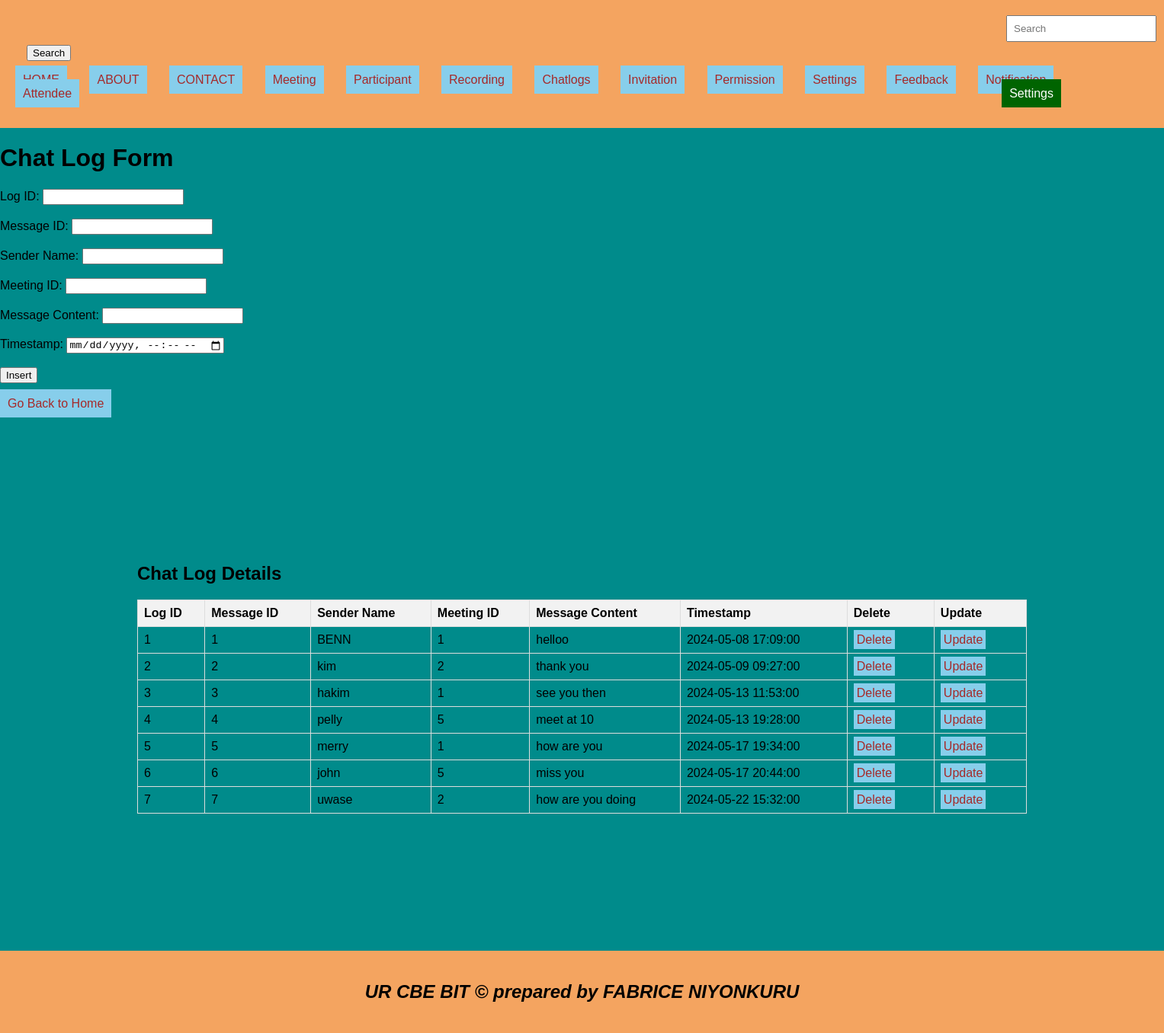
Screenshot of /chatlogs.php with the database file from the repository.
### tables this page shows
CREATE TABLE `chatlogs` (
  `log_id` int(11) NOT NULL,
  `message_id` int(11) DEFAULT NULL,
  `sender_name` varchar(255) DEFAULT NULL,
  `meeting_id` int(11) DEFAULT NULL,
  `message_content` text DEFAULT NULL,
  `timestamp` datetime DEFAULT NULL
);

### chatlogs.php (the view, shortened to what this page needs)
<!DOCTYPE html>
<html lang="en">
<head>
  <link rel="stylesheet" type="text/css" href="style.css" title="style 1" media="screen, tv, projection, handheld, print"/>
</head>
<body bgcolor="darkcyan">
  <header>
    <form class="d-flex" role="search" action="search.php">
      <input class="form-control me-2" type="search" placeholder="Search" aria-label="Search" name="query">
      <button class="btn btn-outline-success" type="submit">Search</button>
    </form>
    <ul style="list-style-type: none; padding: 0;">
      <li style="display: inline; margin-right: 10px;"><a href="./home.html">HOME</a></li>
      <li style="display: inline; margin-right: 10px;"><a href="./about.html">ABOUT</a></li>
      <li style="display: inline; margin-right: 10px;"><a href="./contact.html">CONTACT</a></li>
      <li style="display: inline; margin-right: 10px;"><a href="./meetings.php">Meeting</a></li>
      <li style="display: inline; margin-right: 10px;"><a href="./participants.php">Participant</a></li>
      <li style="display: inline; margin-right: 10px;"><a href="./recording.php">Recording</a></li>
      <li style="display: inline; margin-right: 10px;"><a href="./chatlogs.php">Chatlogs</a></li>
      <li style="display: inline; margin-right: 10px;"><a href="./invitations.php">Invitation</a></li>
      <li style="display: inline; margin-right: 10px;"><a href="./permissions.php">Permission</a></li>
      <li style="display: inline; margin-right: 10px;"><a href="./settings.php">Settings</a></li>
      <li style="display: inline; margin-right: 10px;"><a href="./feedback.php">Feedback</a></li>
      <li style="display: inline; margin-right: 10px;"><a href="./notification.php">Notification</a></li>
      <li style="display: inline; margin-right: 10px;"><a href="./attendees.php">Attendee</a></li>
      <li class="dropdown">
        <a href="#" style="color: white; background-color: darkgreen; text-decoration: none; margin-right: 15px;">Settings</a>
      </li>
    </ul>
  </header>
  <h1>Chat Log Form</h1>
  <form method="post" onsubmit="return confirmInsert();">
    <label for="log_id">Log ID:</label>
    <input type="number" id="log_id" name="log_id" required><br><br>
    <label for="message_id">Message ID:</label>
    <input type="number" id="message_id" name="message_id" required><br><br>
    <label for="sender_name">Sender Name:</label>
    <input type="text" id="sender_name" name="sender_name" required><br><br>
    <label for="meeting_id">Meeting ID:</label>
    <input type="number" id="meeting_id" name="meeting_id" required><br><br>
    <label for="message_content">Message Content:</label>
    <input type="text" id="message_content" name="message_content" required><br><br>
    <label for="timestamp">Timestamp:</label>
    <input type="datetime-local" id="timestamp" name="timestamp" required><br><br>
    <input type="submit" name="add" value="Insert"><br><br>
    <a href="./home.html">Go Back to Home</a>
  </form>
  <?php
  include('database_connection.php');
  ?>
  <section>
    <h2>Chat Log Details</h2>
    <table>
      <tr>
        <th>Log ID</th>
        <th>Message ID</th>
        <th>Sender Name</th>
        <th>Meeting ID</th>
        <th>Message Content</th>
        <th>Timestamp</th>
        <th>Delete</th>
        <th>Update</th>
      </tr>
      <?php
      $sql = "SELECT * FROM chatlogs";
      $result = $connection->query($sql);
      if ($result->num_rows > 0) {
        while ($row = $result->fetch_assoc()) {
          echo "<tr>
                  <td>{$row['log_id']}</td>
                  <td>{$row['message_id']}</td>
                  <td>{$row['sender_name']}</td>
                  <td>{$row['meeting_id']}</td>
                  <td>{$row['message_content']}</td>
                  <td>{$row['timestamp']}</td>
                  <td><a style='padding:4px' href='delete chatlogs.php?log_id={$row['log_id']}'>Delete</a></td>
                  <td><a style='padding:4px' href='update chatlogs.php?log_id={$row['log_id']}'>Update</a></td>
                </tr>";
        }
      } else {
        echo "<tr><td colspan='8'>No records found.</td></tr>";
      }
      ?>
    </table>
  </section>
  <footer>
    <center>
      <b><h2><i> UR CBE BIT &copy; prepared by FABRICE NIYONKURU </i></h2></b>
    </center>
  </footer>
</body>
</html>

### style.css (style rules this page uses)
body { font-family: Arial, sans-serif; margin: 0; padding: 0; }
header { background-color: #F4A460; padding: 20px; }
footer { background-color: #F4A460; padding: 20px; }

### chatlogs.php (style rules this page uses)
a { padding: 10px; color: white; background-color: skyblue; text-decoration: none; margin-right: 15px; }
a:link { color: brown; }
button.btn { margin-left: 15px; margin-top: 4px; }
input.form-control { margin-left: 1300px; padding: 8px; }
section { padding:180px; }
header { background-color: #F4A460; padding: 20px; }
footer { background-color: #F4A460; padding: 20px; }
.dropdown { float: right; margin-right: 100px; position: relative; }
table { width: 100%; border-collapse: collapse; }
th, td { border: 1px solid #ddd; padding: 8px; text-align: left; }
th { background-color: #f2f2f2; }

### rows the page displays
chatlogs: log_id "1", message "1", sender_name "BENN", meeting "1", message_content "helloo", timestamp "2024-05-08 17:09:00"
chatlogs: log_id "2", message "2", sender_name "kim", meeting "2", message_content "thank you", timestamp "2024-05-09 09:27:00"
chatlogs: log_id "3", message "3", sender_name "hakim", meeting "1", message_content "see you then", timestamp "2024-05-13 11:53:00"
chatlogs: log_id "4", message "4", sender_name "pelly", meeting "5", message_content "meet at 10", timestamp "2024-05-13 19:28:00"
chatlogs: log_id "5", message "5", sender_name "merry", meeting "1", message_content "how are you", timestamp "2024-05-17 19:34:00"
chatlogs: log_id "6", message "6", sender_name "john", meeting "5", message_content "miss you", timestamp "2024-05-17 20:44:00"
chatlogs: log_id "7", message "7", sender_name "uwase", meeting "2", message_content "how are you doing", timestamp "2024-05-22 15:32:00"
